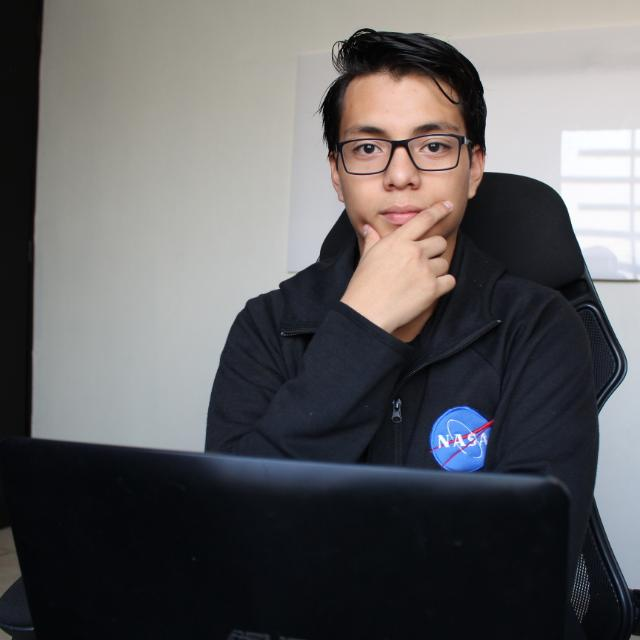
#> input picture pruebas/imgs/ram.jpeg, 640 x 640 px
$ python test_color.py
#> lines starting #> are read from the running program, lines starting #| are printed output that depends on the picture; after the words box and inside, x2 and y2 are one past the last pixel; in counts of white or black regions, pixels touching at a corner belong together
import cv2
import numpy as np

img = cv2.imread('imgs/ram.jpeg')
#> img is the input picture: shape (640, 640, 3); mean B, G, R 96.3, 94.8, 96

kernel = np.ones((2,2),np.uint8)

img_gray = cv2.cvtColor(img,cv2.COLOR_BGR2GRAY)
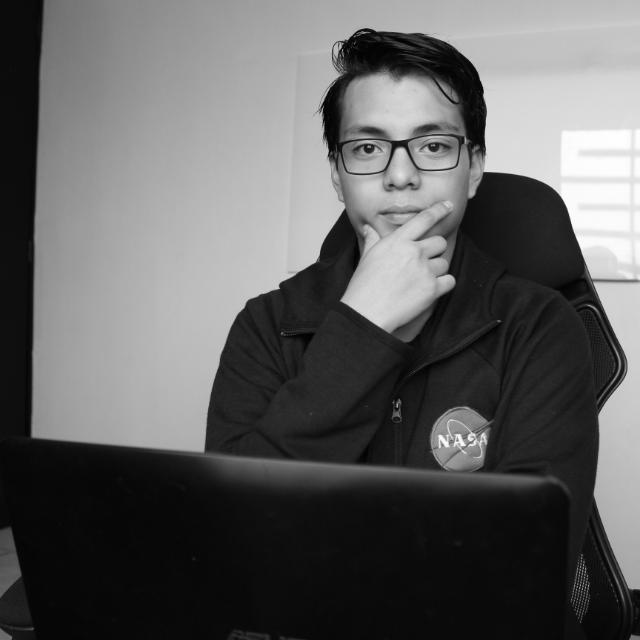
#> img_gray: shape (640, 640); min 0, max 255, mean 95.3
img_blur = cv2.GaussianBlur(img_gray,(9,9),0)
img_canny = cv2.Canny(img,100,150)
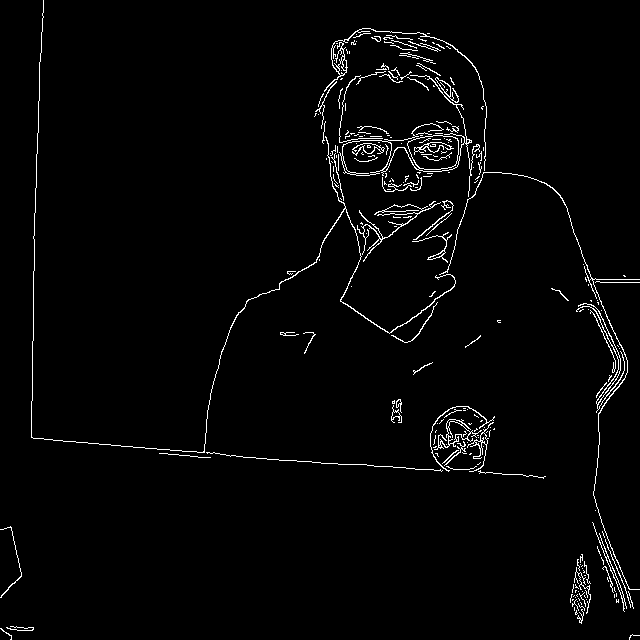
#> img_canny: shape (640, 640); 2.3% white in thin lines or dots
img_dilation = cv2.dilate(img_canny,kernel,iterations=1)
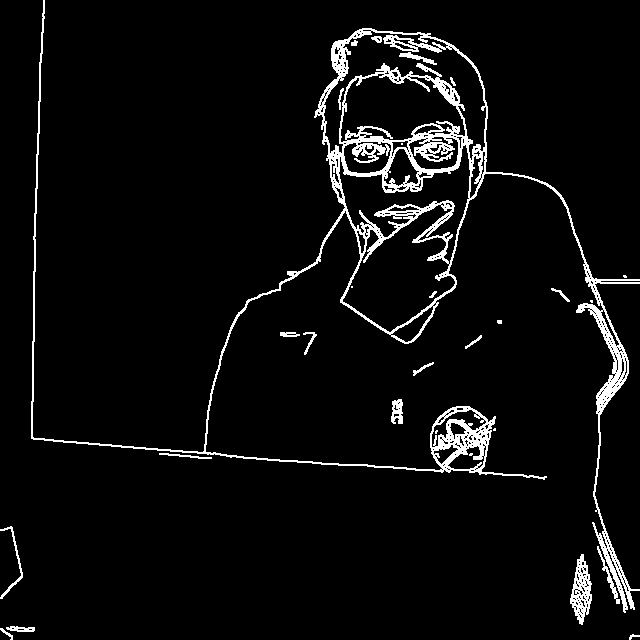
#> img_dilation: shape (640, 640); 5% white in thin lines or dots
img_eroded = cv2.erode(img_dilation,kernel,iterations=1)
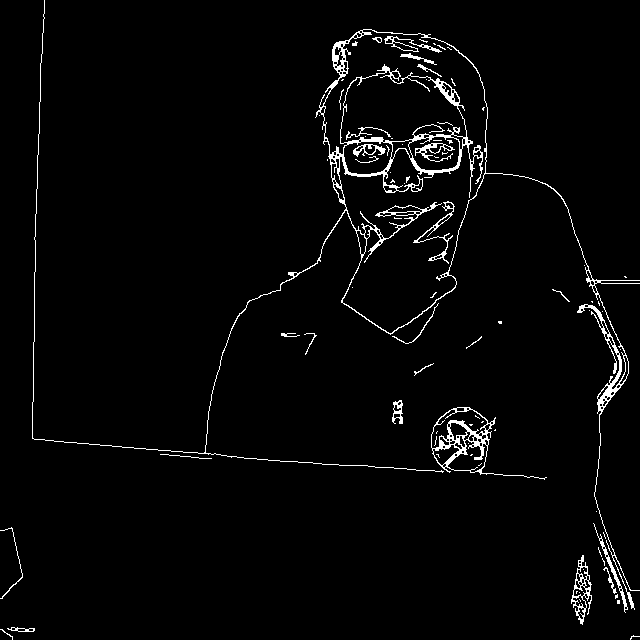
#> img_eroded: shape (640, 640); 2.7% white in thin lines or dots

#cv2.imshow('Imagen',img)
#cv2.imshow('Imagen gris',img_gray)
#cv2.imshow('Imagen desenfocada',img_blur)
cv2.imshow('Bordes de imagen',img_canny)
cv2.imshow('Bordes dilatados',img_dilation)
cv2.imshow('Bordes erocionados',img_eroded)

cv2.waitKey(0)

$ run again, with pruebas/imgs/cards2.jpg copied over pruebas/imgs/ram.jpeg
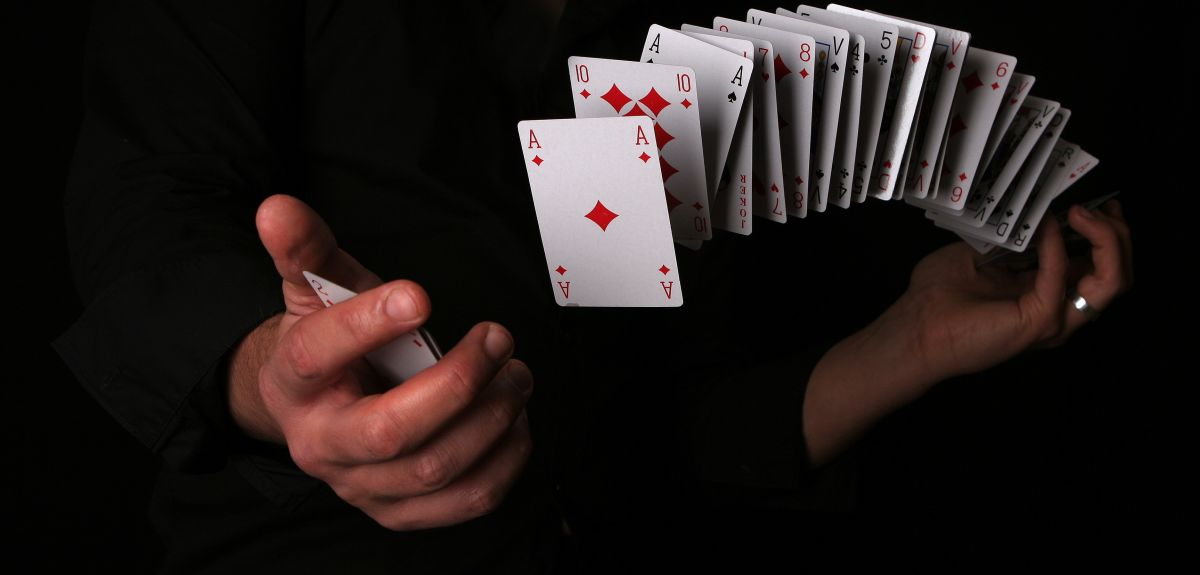
#> input picture pruebas/imgs/cards2.jpg, 1200 x 575 px
#> img is the input picture: shape (575, 1200, 3); mean B, G, R 25.4, 27, 34.1
#> `img_canny = cv2.Canny(img,100,150)`:
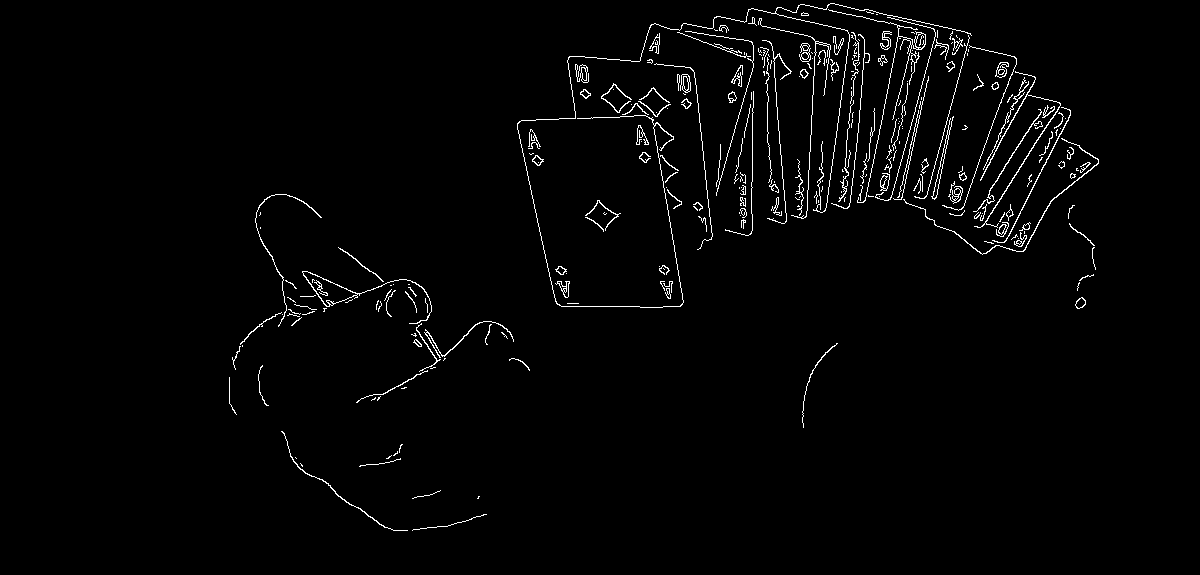
#> img_canny: shape (575, 1200); 1.9% white in thin lines or dots, all inside (x1, y1, x2, y2) = (229, 3, 1099, 531)
#> img_dilation: shape (575, 1200); 4.2% white in thin lines or dots, all inside (x1, y1, x2, y2) = (229, 3, 1100, 532)
#> `img_eroded = cv2.erode(img_dilation,kernel,iterations=1)`:
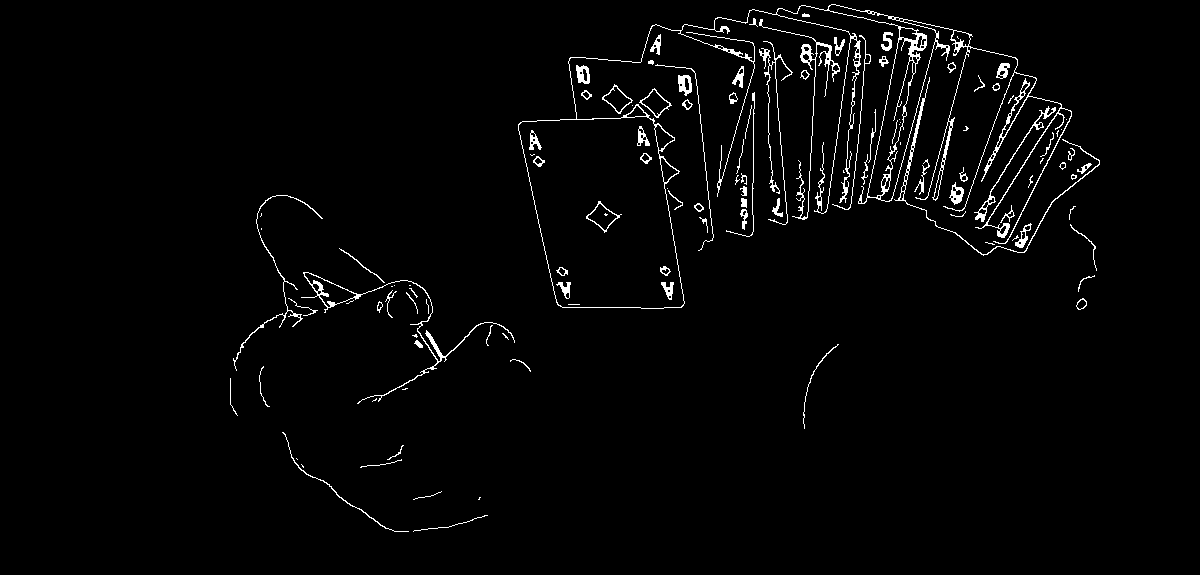
#> img_eroded: shape (575, 1200); 2.2% white in thin lines or dots, all inside (x1, y1, x2, y2) = (230, 4, 1100, 532)

$ run again, with pruebas/imgs/multi_faces.jpg copied over pruebas/imgs/ram.jpeg
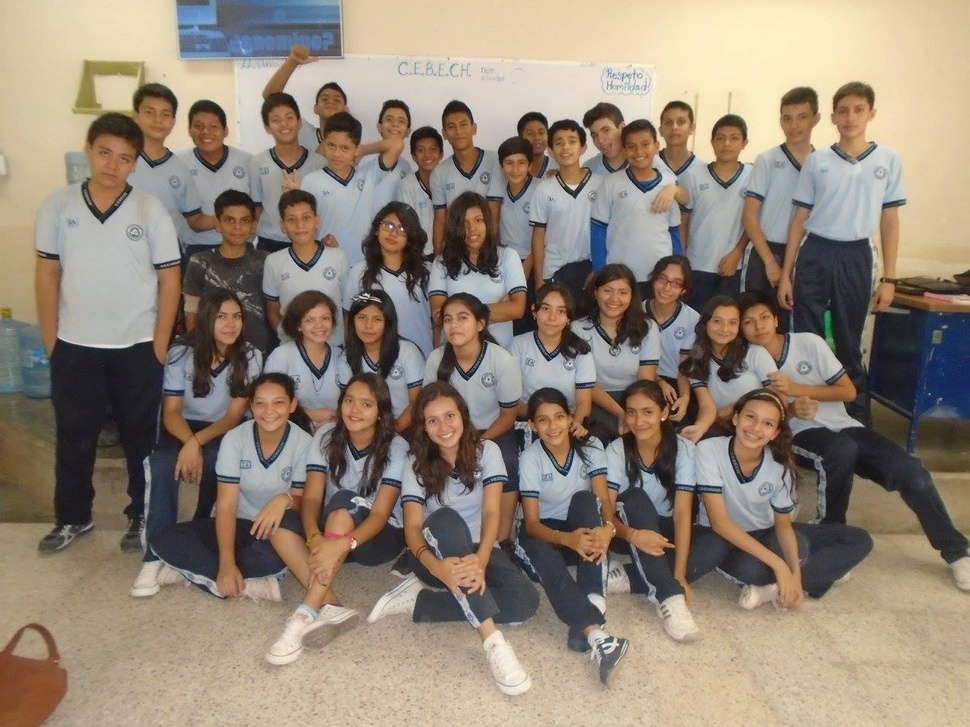
#> input picture pruebas/imgs/multi_faces.jpg, 970 x 727 px, shrunk from 1288 x 966 before the run
#> img is the input picture: shape (727, 970, 3); mean B, G, R 118.1, 132.9, 146.6
#> `img_canny = cv2.Canny(img,100,150)`:
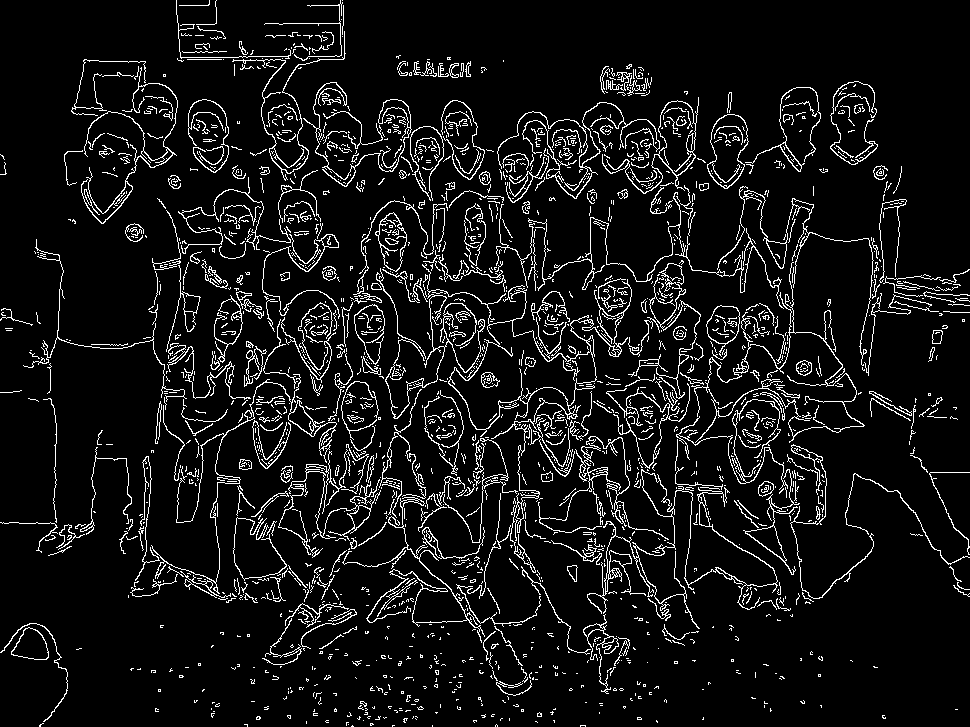
#> img_canny: shape (727, 970); 7.9% white in thin lines or dots
#> img_dilation: shape (727, 970); 17.3% white in thin lines or dots
#> `img_eroded = cv2.erode(img_dilation,kernel,iterations=1)`:
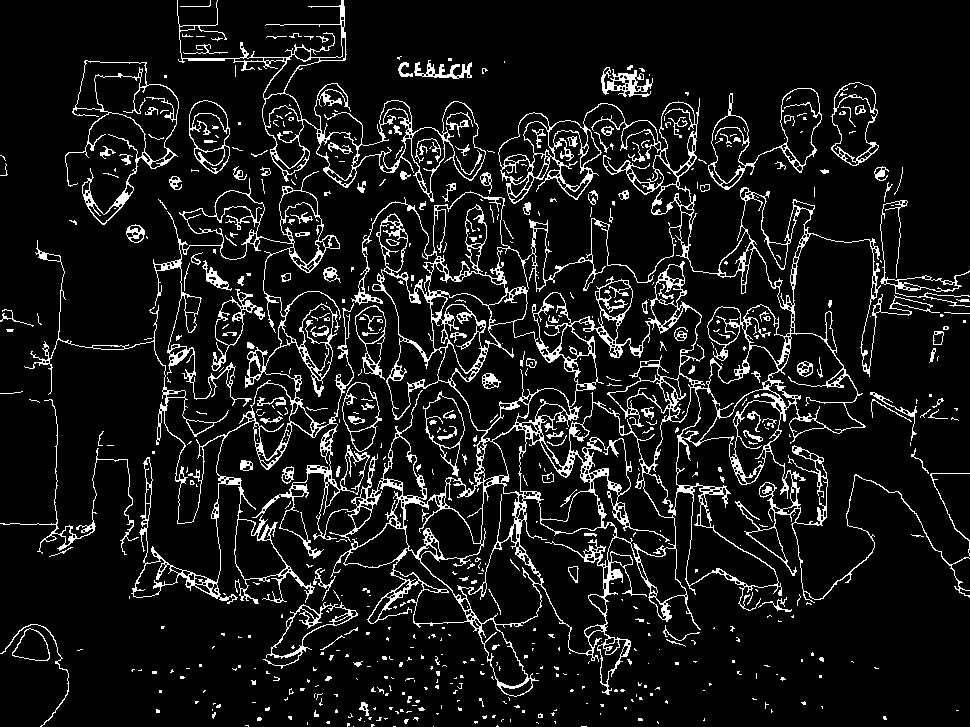
#> img_eroded: shape (727, 970); 9.5% white in thin lines or dots
